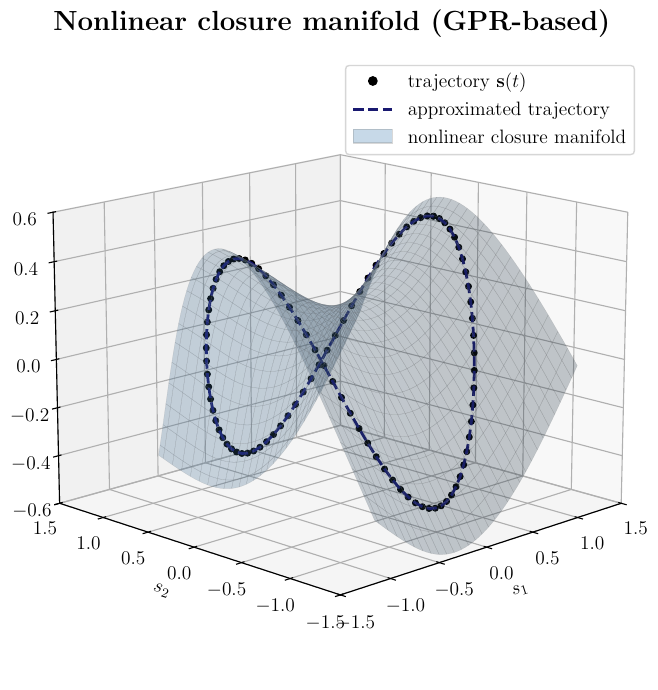

Python code for this plot:
import numpy as np
import matplotlib.pyplot as plt
from matplotlib.lines import Line2D
from matplotlib.patches import Patch
from sklearn.gaussian_process import GaussianProcessRegressor
from sklearn.gaussian_process.kernels import Matern, ConstantKernel as C

# Global LaTeX plot settings
plt.rcParams.update({
    "text.usetex": True,
    "font.family": "serif",
    "axes.titlesize": 20,
    "axes.labelsize": 14,
    "xtick.labelsize": 14,
    "ytick.labelsize": 14,
    "legend.fontsize": 14
})

# === 1. Define trajectory s(t) =============================================
t = np.linspace(0, 2*np.pi, 100)
S = np.c_[np.cos(t), np.sin(t), 0.5*np.cos(2*t)].astype(float)  # shape (100, 3)
u_ref = S[0]
S_shift = S - u_ref

# === 2. POD basis decomposition ============================================
U, svals, VT = np.linalg.svd(S_shift, full_matrices=False)
V = VT.T
V_p = V[:, :2]        # primary basis (3x2)
V_s = V[:,  2:3]      # secondary (closure) basis (3x1)

# === 3. Reduced coordinates ================================================
q_p = S_shift @ V_p                 # shape (100, 2)
q_s = (S_shift @ V_s).ravel()       # shape (100,)

# === 4. Fit GPR model for closure ==========================================
kernel = C(1.0, (1e-2, 1e2)) * Matern(nu=1.5)
gpr = GaussianProcessRegressor(kernel=kernel, alpha=1e-6, normalize_y=True)
gpr.fit(q_p, q_s)
print("GPR fitted kernel:", gpr.kernel_)

# === 5. Predict and reconstruct ============================================
q_s_pred = gpr.predict(q_p)
S_pred = u_ref + q_p @ V_p.T + np.outer(q_s_pred, V_s.ravel())

# === 6. Evaluate surface of the manifold ===================================
gp1 = np.linspace(q_p[:,0].min() - 0.15, q_p[:,0].max() + 0.15, 60)
gp2 = np.linspace(q_p[:,1].min() - 0.15, q_p[:,1].max() + 0.15, 60)
GP1, GP2 = np.meshgrid(gp1, gp2)
qs_grid = gpr.predict(np.c_[GP1.ravel(), GP2.ravel()]).reshape(GP1.shape)

# === 7. Map to ambient space ===============================================
V_part = V_p @ np.stack([GP1, GP2]).reshape(2, -1)
W_part = V_s @ qs_grid.ravel()[None, :]
U_grid = u_ref[:, None] + V_part + W_part
X_surf, Y_surf, Z_surf = U_grid.reshape(3, *GP1.shape)

# === 8. Plot ===============================================================
fig = plt.figure(figsize=(9, 7))
ax = fig.add_subplot(111, projection='3d')
ax.plot3D(*S.T, 'ko', ms=4, label=r'\textit{trajectory} $\mathbf{s}(t)$')
ax.plot3D(*S_pred.T, color='midnightblue', lw=2, ls='--', label=r'\textit{approximated trajectory}')
ax.plot_surface(X_surf, Y_surf, Z_surf,
                color='steelblue', alpha=0.25,
                edgecolor='gray', linewidth=0.2)

ax.set(xlim=(-1.5,1.5), ylim=(-1.5,1.5), zlim=(-0.6,0.6),
       xlabel=r'$s_1$', ylabel=r'$s_2$', zlabel=r'$s_3$')
ax.set_title(r'\textbf{Nonlinear closure manifold (GPR-based)}', pad=18)
ax.view_init(elev=15, azim=225)

# === 9. Legend =============================================================
ax.legend(handles=[
    Line2D([],[], color='k', marker='o', ls='None', label=r'trajectory $\mathbf{s}(t)$'),
    Line2D([],[], color='midnightblue', lw=2, ls='--', label=r'approximated trajectory'),
    Patch(facecolor='steelblue', alpha=0.3, edgecolor='gray', label=r'nonlinear closure manifold')
], loc='upper right', frameon=True)

plt.tight_layout()
plt.savefig("nonlinear_closure_manifold_gpr.pdf", format="pdf", bbox_inches='tight')
plt.show()

# === 10. ------------------- ADDITIONAL PLOTS: Uncertainty ====================

# Predict both mean and std over the grid
grid_points = np.c_[GP1.ravel(), GP2.ravel()]
qs_mu, qs_std = gpr.predict(grid_points, return_std=True)

# Compute upper and lower 95% confidence bounds
qs_upper = qs_mu + 1.96 * qs_std
qs_lower = qs_mu - 1.96 * qs_std

# Define helper to convert latent (q_p, q_s) to physical space
def map_to_surface(qs_flat):
    V_part = V_p @ grid_points.T  # (3 x N)
    W_part = V_s @ qs_flat.reshape(1, -1)
    U_grid = u_ref[:, None] + V_part + W_part  # (3 x N)
    return U_grid.reshape(3, *GP1.shape)

X_mean, Y_mean, Z_mean = map_to_surface(qs_mu)
X_upper, Y_upper, Z_upper = map_to_surface(qs_upper)
X_lower, Y_lower, Z_lower = map_to_surface(qs_lower)

# === 11. Plot uncertainty bounds as surfaces =================================
fig = plt.figure(figsize=(9, 7))
ax = fig.add_subplot(111, projection='3d')

ax.plot3D(*S.T, 'ko', ms=4, label=r'\textit{trajectory} $\mathbf{s}(t)$')
ax.plot3D(*S_pred.T, color='midnightblue', lw=2, ls='--', label=r'\textit{approximated trajectory}')
ax.plot_surface(X_mean, Y_mean, Z_mean, color='steelblue', alpha=0.25, edgecolor='gray', linewidth=0.2)

# Plot confidence surfaces
ax.plot_surface(X_upper, Y_upper, Z_upper, color='gray', alpha=0.15, linewidth=0, edgecolor='none')
ax.plot_surface(X_lower, Y_lower, Z_lower, color='gray', alpha=0.15, linewidth=0, edgecolor='none')

# Axes and title
ax.set(xlim=(-1.5, 1.5), ylim=(-1.5, 1.5), zlim=(-0.6, 0.6),
       xlabel=r'$s_1$', ylabel=r'$s_2$', zlabel=r'$s_3$')
ax.set_title(r'\textbf{GPR-based manifold with 95\% confidence bounds}', pad=20)
ax.view_init(elev=15, azim=225)

# Legend
ax.legend(handles=[
    Line2D([], [], color='k', marker='o', ls='None', label=r'trajectory $\mathbf{s}(t)$'),
    Line2D([], [], color='midnightblue', lw=2, ls='--', label=r'approximated trajectory'),
    Patch(facecolor='steelblue', alpha=0.3, edgecolor='gray', label=r'mean prediction'),
    Patch(facecolor='gray', alpha=0.15, edgecolor='none', label=r'95\% confidence bounds')
], loc='upper right', frameon=True)

plt.tight_layout()
plt.savefig("nonlinear_closure_manifold_gpr_confidence_bounds.pdf", format="pdf", bbox_inches='tight')
plt.show()




